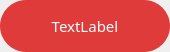
<?xml version="1.0" encoding="UTF-8"?>
<ui version="4.0">
 <class>Toast</class>
 <widget class="QWidget" name="Toast">
  <property name="geometry">
   <rect>
    <x>0</x>
    <y>0</y>
    <width>170</width>
    <height>52</height>
   </rect>
  </property>
  <property name="minimumSize">
   <size>
    <width>0</width>
    <height>52</height>
   </size>
  </property>
  <property name="maximumSize">
   <size>
    <width>16777215</width>
    <height>52</height>
   </size>
  </property>
  <property name="font">
   <font>
    <family>Microsoft YaHei</family>
    <pointsize>11</pointsize>
   </font>
  </property>
  <property name="windowTitle">
   <string>Toast</string>
  </property>
  <layout class="QGridLayout" name="gridLayout">
   <property name="leftMargin">
    <number>0</number>
   </property>
   <property name="topMargin">
    <number>0</number>
   </property>
   <property name="rightMargin">
    <number>0</number>
   </property>
   <property name="bottomMargin">
    <number>0</number>
   </property>
   <property name="spacing">
    <number>0</number>
   </property>
   <item row="0" column="0">
    <widget class="QLabel" name="label">
     <property name="font">
      <font>
       <family>Microsoft YaHei</family>
       <pointsize>11</pointsize>
      </font>
     </property>
     <property name="styleSheet">
      <string notr="true">background-color: rgb(223, 59, 59);
border-radius: 26px;
color: #FFFFFF;
padding-left:25px;
padding-right:25px;</string>
     </property>
     <property name="text">
      <string>TextLabel</string>
     </property>
     <property name="alignment">
      <set>Qt::AlignCenter</set>
     </property>
     <property name="indent">
      <number>-1</number>
     </property>
    </widget>
   </item>
  </layout>
 </widget>
 <layoutdefault spacing="6" margin="11"/>
 <resources/>
 <connections/>
</ui>
